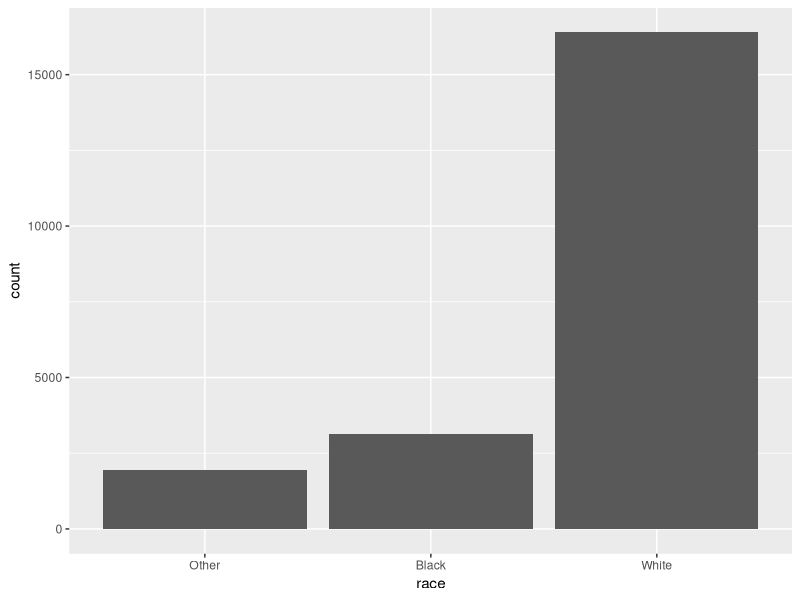
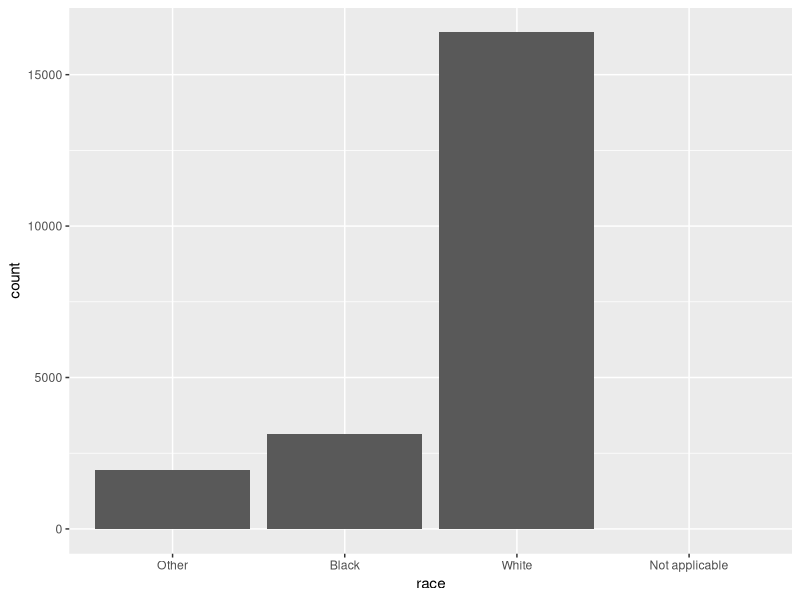
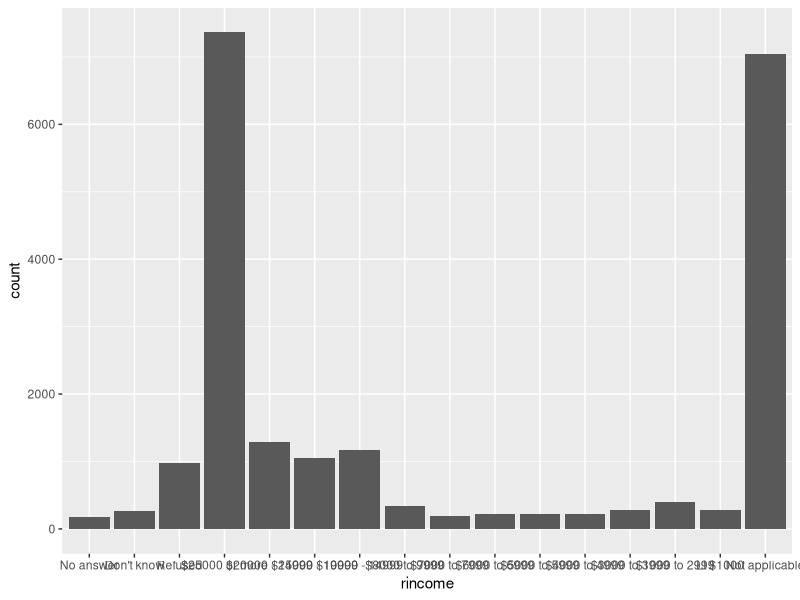
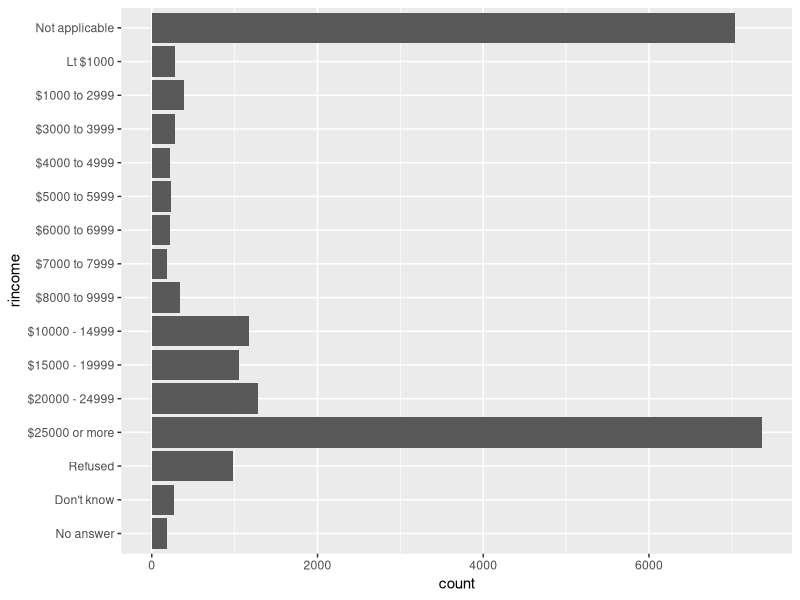
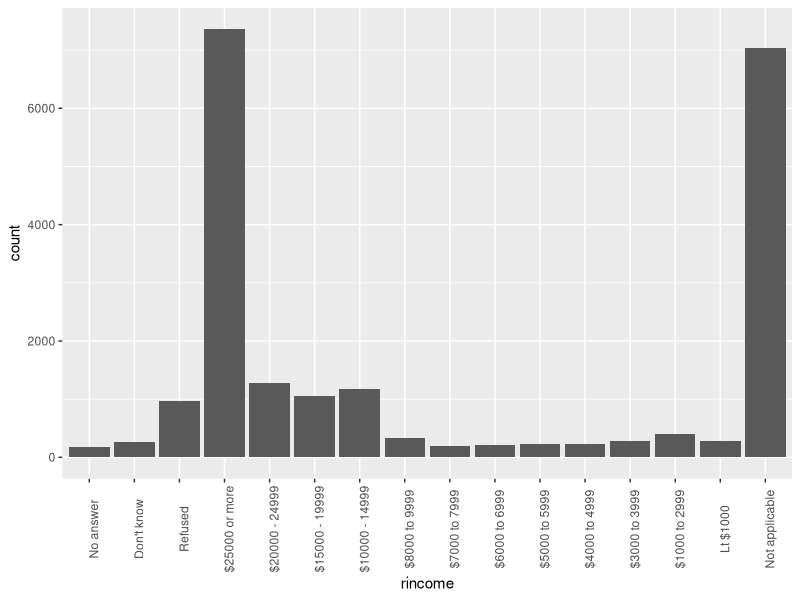
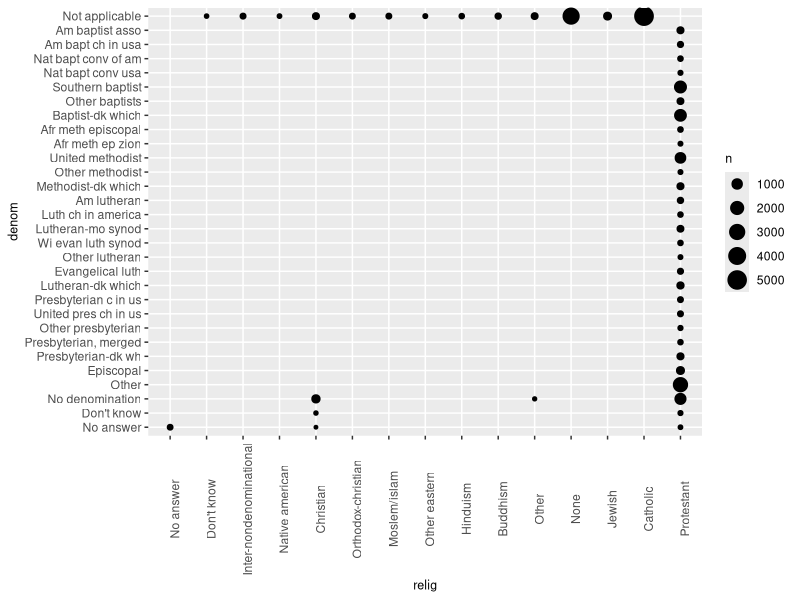
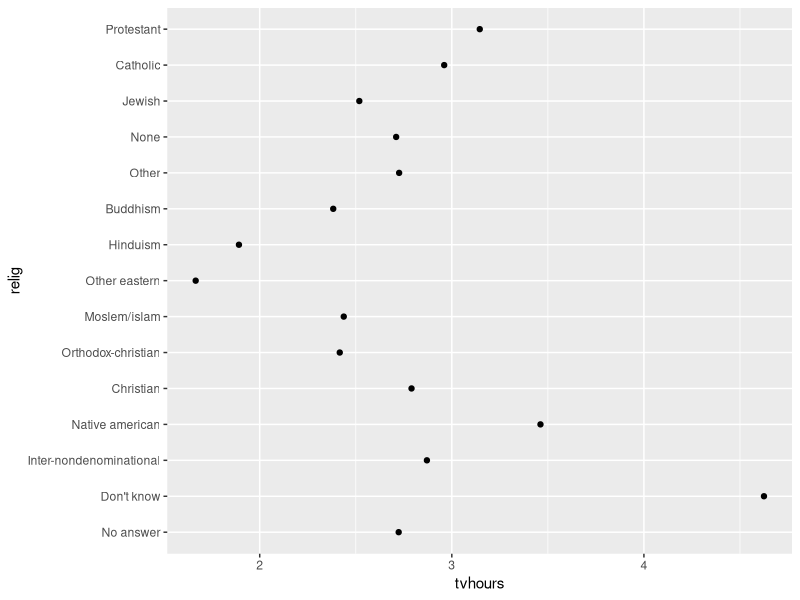
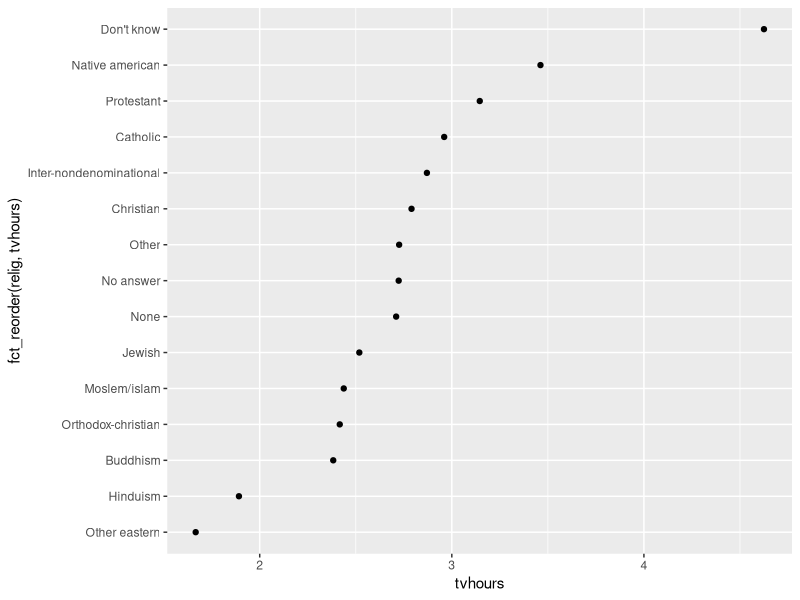

These figures' R source, in order:
### Chapter 12 Factors with forcats ###

### LOAD PACKAGES ###
# forcats is not part of tidyverse
library(tidyverse)
library(forcats)

### CONTENT ###

# Creating Factors
x1 <- c("Jan", "Feb", "Mar", "Apr")
# To create a factor, we must create a list of valid levels:
month_levels <- c( "Jan", "Feb", "Mar", "Apr", "May", "Jun", 
                   "Jul", "Aug", "Sep", "Oct", "Nov", "Dec")
# Now we can create a factor
y1 <- factor(x1, levels = month_levels)
y1
# Any value not in the set will be silently converted to NA:
x2 <- c("Jan", "Febb", "Mar", "Aug", "Sepp")
y2 <- factor(x2, levels = month_levels)
y2
# If you omit levels, they'll be taken from the data in alphabetical order
factor(x1)
factor(x2)

# Sometimes you'd prefer that the order of the levels match the order of the first apprearance
# in the data. You can do that when creating the factor by setting levels to unique(x), or after the fact,
# with fct_inorder()
f1 <- factor(x1, levels = unique(x1))
f1

f2 <- f1 %>% factor() %>% fct_inorder()
f2
# To access directly to the levels, use:
levels(f2)

# General Social Survey
# The rest of the chapter focuses on forcats::gss_cat
forcats::gss_cat
# get more information with
?gss_cat

# When factors are stored in a tibble, you can't see their levels so easily. One way to see is count()
gss_cat %>%
  count(race)
ggplot(gss_cat, aes(race)) + 
  geom_bar()
# So now we see the levels are: Other, Black, and White
# By default, ggplot2 will drop values that don't have any values. You can force them to display with:
ggplot(gss_cat, aes(race)) +
  geom_bar() +
  scale_x_discrete(drop = FALSE)
# Now we see that: Other, Black, White, Not applicable

# Exercises
# 1. Explore the distribution of rincome. What makes the default bar chart hard to understand? How would you improve
# the plot?
ggplot(gss_cat, aes(rincome)) +
  geom_bar()
# The space is too crowded that you don't see the exact numbers of each income level
# To deal with long var names, we can flip the coord
ggplot(gss_cat, aes(rincome)) +
  geom_bar() +
  coord_flip()
# Or we can use the theme to change the angle of the var names
ggplot(gss_cat, aes(rincome)) +
  geom_bar() +
  theme(axis.text.x = element_text(angle = 90))

# 2. What is the most common relig in this survey? What is the most common partyid?
# From the help menu, we know that relig is religion, while partyid is the party affiliation
gss_cat %>%
  count(relig) %>%
  arrange(desc(n)) %>%
  head(10)
# We know that Protestant has 10846, which is the highest, or most common religion

# Same applies if we do it to partyid
gss_cat %>%
  count(partyid) %>%
  arrange(desc(n)) %>%
  head(5)
# So the most common partyid is independent

# 3. Which relig does denom apply to? How can you find out with a table? With visualization?
# To access the levels directly:
levels(gss_cat$denom)
# It applies to protestants
gss_cat %>%
  filter(!denom %in% c("No answer", "Other", "Don't know", "Not applicable",
                       "No denomination")) %>%
  count(relig)
# Visualization
gss_cat %>%
  count(relig, denom) %>%
  ggplot(aes(x = relig, y = denom, size = n)) +
  geom_point() +
  theme(axis.text.x = element_text(angle = 90), title = element_text(size = 9))

# Modifying Factor Order
# It is often useful to change the order of the factor levels in a visualization
# If you want to explore the avg # of hours spent watching TV per day across religions
relig <- gss_cat %>%
  group_by(relig) %>%
  summarize(age = mean(age, na.rm = TRUE),
            tvhours = mean(tvhours, na.rm = TRUE),
            n = n())
ggplot(relig, aes(tvhours, relig)) + geom_point()  

# It is hard to read this plot
# To improve, we use fct_reorder().
# fct_reorder(factor f, x - numeric vector to reorder, option)
ggplot(relig, aes(tvhours, fct_reorder(relig, tvhours))) + geom_point()
# Reordering religion makes it much easier to see that people in the "Don't know" category
# watch much more TV.

# Complex trasnformation should be done in mutate() rather than in aes()
# such as:
relig %>%
  mutate(relig = fct_reorder(relig, tvhours)) %>%
  ggplot(aes(tvhours, relig)) +
  geom_point()

# What if we want a similar plot looking at how average age varies across income level?
rincome <- gss_cat %>%
  group_by(rincome) %>%
  summarize(age = mean(age, na.rm = TRUE),
            tvhours = mean(tvhours, na.rm = TRUE),
            n = n())
ggplot(rincome, aes(age, fct_reorder(rincome, age))) +
  geom_point()
# Here it does make sense to pull "Not applicable" to the front with the other special
# levels.
# You can use fct_relevel(). It takes a factor f, and then any number of levels that you want to
# move to the front of the line
ggplot(rincome, aes(age, fct_relevel(rincome, "Not applicable"))) + geom_point()

# Another type of reordering is useful when you are coloring the lines on a plot
# fct_reorder2() reorders factor by the y values associated with the largest x values.
# This makes the plot easier to read because the line colors line up with the legend:
by_age <- gss_cat %>%
  filter(!is.na(age)) %>%
  count(age, marital) %>%
  group_by(age) %>%
  mutate(prop = n / sum(n))

ggplot(by_age, aes(age, prop, colour = marital)) +
  geom_line(na.rm = TRUE)

ggplot(by_age, aes(age, prop, colour = fct_reorder2(marital, age, prop))) +
  geom_line() +
  labs(colour = "marital")

# Finally, for bar plots, you can use fct_infreq() to order levels in increasing frequency
gss_cat %>%
  mutate(marital = marital %>% fct_infreq() %>% fct_rev()) %>%
  ggplot(aes(marital)) +
  geom_bar()
# fct_rev() in reverse order

# Exercises
# 1`. There are some surprisingly high numbers in tvhours, is this a good summary?
summary(gss_cat[["tvhours"]])
gss_cat %>%
  filter(!is.na(tvhours)) %>%
  ggplot(aes(x = tvhours)) +
  geom_histogram(binwidth = 1)
# Looks fine to me

# 2. For each the factor in gss_cat, identify whether the order of the levels is arbitrary
# or principled
# Need to use something in Chapter 21
keep(gss_cat, is.factor) %>% names()
# There are five six categorical variables: marital, race, rincome, partyid, relig, denom.
levels(gss_cat[["marital"]])
gss_cat %>%
  ggplot(aes(x = marital))+
  geom_bar()
# ordering in marital is somewhat principled
# Check race:
levels(gss_cat[["race"]])
gss_cat %>%
  ggplot(aes(race)) +
  geom_bar() +
  scale_x_discrete(drop = FALSE)
# The race level is principled

# 3. Why did moving “Not applicable” to the front of the levels move it to the bottom of the plot?
# Because that gives the level “Not applicable” an integer value of 1.